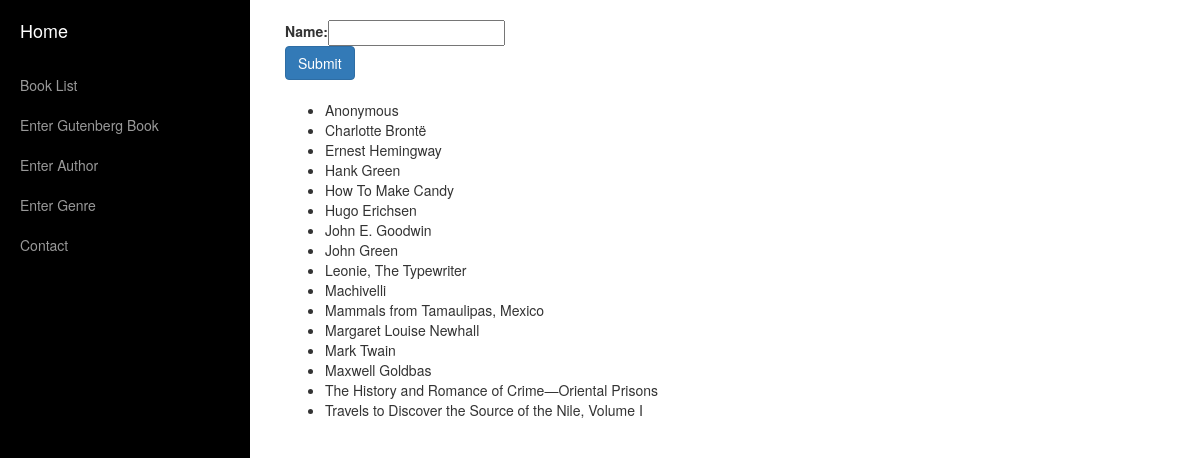
Page /author/ on the committed database.
### books/models.py (models this page shows, shortened)
class Author(models.Model):
    name = models.CharField(primary_key=True, max_length=300)
    class Meta:
        ordering = ('name',)

### books/views.py (the view, shortened to what this page needs)
# urls.py: url(r'^author/$', EnterAuthorView.as_view(), name='add_author'),
class EnterAuthorView(FormView, ListView):
    form_class = AuthorForm
    template_name = 'author.html'
    success_url = '/author/'
    queryset = Author.objects.all()
    context_object_name = 'authors'

### books/forms.py
class AuthorForm(forms.ModelForm):
    class Meta:
        model = Author
        exclude = ()

### templates/author.html (shortened to what this page needs)
{% extends 'index.html' %}
{% block body %}
        {% block body_form %}
    <form method="POST">
        <table>
            {{ form.as_table }}
        </table>
        <button type = "submit" class = "btn btn-primary">Submit</button>
    </form>
    {% endblock %}
    {% block body_list %}
        <ul>
        {% for author in authors %}
        <li>{{ author.name }}</li>
        {% endfor %}
    </ul>
    {% endblock %}
{% endblock %}

### templates/index.html (shortened to what this page needs)
<!DOCTYPE html>
<html lang="en" xmlns="http://www.w3.org/1999/html">
<head>
    <link href="../static/css/bootstrap.min.css" rel="stylesheet">
    <link href="../static/css/simple-sidebar.css" rel="stylesheet">
    {%  load static %}
</head>
<body>
    <div id="wrapper">
        <div id="sidebar-wrapper">
            <ul class="sidebar-nav">
                <li class="sidebar-brand">
                    <a href={% url 'book_urls:index' %}>Home</a>
                </li>
                <li>
                    <a href={% url 'book_urls:books' %}>Book List</a>
                </li>
                <li>
                    <a href={% url 'book_urls:add_id' %}>Enter Gutenberg Book</a>
                </li>
                <li>
                    <a href={% url 'book_urls:add_author' %}>Enter Author</a>
                </li>
                <li>
                    <a href={% url 'book_urls:add_genre' %}>Enter Genre</a>
                </li>
                <li>
                    <a href="#">Contact</a>
                </li>
            </ul>
        </div>
        <div id="page-content-wrapper">
            <div class="container-fluid">
                <div class="row">
                    <div class="col-lg-12">
                        {%  block body %}{% endblock %}
                    </div>
                </div>
            </div>
        </div>
    </div>
</body>
</html>

### static/css/simple-sidebar.css (style rules this page uses)
body { overflow-x: hidden; }
#wrapper { padding-left: 0; -webkit-transition: all 0.5s ease; -moz-transition: all 0.5s ease; -o-transition: all 0.5s ease; transition: all 0.5s ease; }
#sidebar-wrapper { z-index: 1000; position: fixed; left: 250px; width: 0; height: 100%; margin-left: -250px; overflow-y: auto; background: #000; -webkit-transition: all 0.5s ease; -moz-transition: all 0.5s ease; -o-transition: all 0.5s ease; transition: all 0.5s ease; }
#page-content-wrapper { width: 100%; position: absolute; padding: 15px; }
.sidebar-nav { position: absolute; top: 0; width: 250px; margin: 0; padding: 0; list-style: none; }
.sidebar-nav li { text-indent: 20px; line-height: 40px; }
.sidebar-nav li a { display: block; text-decoration: none; color: #999999; }
.sidebar-nav > .sidebar-brand { height: 65px; font-size: 18px; line-height: 60px; }
.sidebar-nav > .sidebar-brand a { color: #999999; }
@media (min-width:768px) { #wrapper { padding-left: 250px; } }
@media (min-width:768px) { #sidebar-wrapper { width: 250px; } }
@media (min-width:768px) { #page-content-wrapper { padding: 20px; position: relative; } }

### rows in the picture
Author: name "Anonymous"
Author: name "Charlotte Brontë"
Author: name "Ernest Hemingway"
Author: name "Hank Green"
Author: name "How To Make Candy"
Author: name "Hugo Erichsen"
Author: name "John E. Goodwin"
Author: name "John Green"
Author: name "Leonie, The Typewriter"
Author: name "Machivelli"
Author: name "Mammals from Tamaulipas, Mexico"
Author: name "Margaret Louise Newhall"
Author: name "Mark Twain"
Author: name "Maxwell Goldbas"
Author: name "The History and Romance of Crime—Oriental Prisons"
Author: name "Travels to Discover the Source of the Nile, Volume I"
